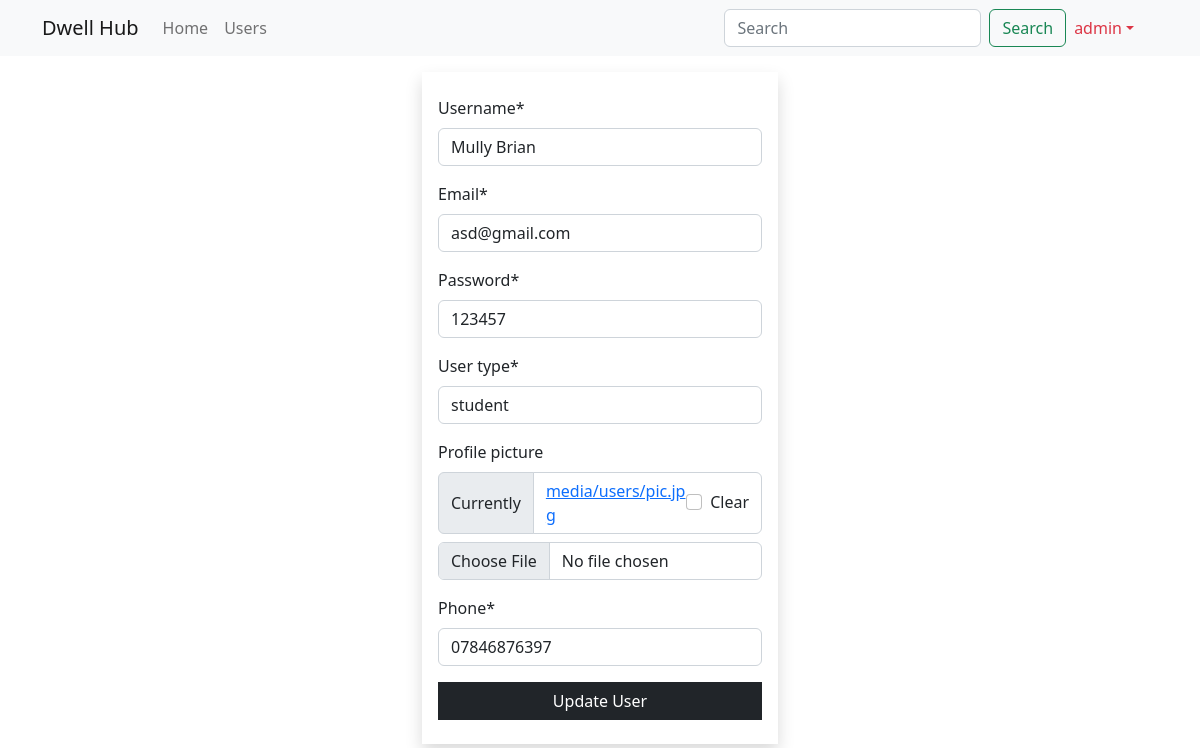
Before: /user/update/7 (signed in) with the older database file.
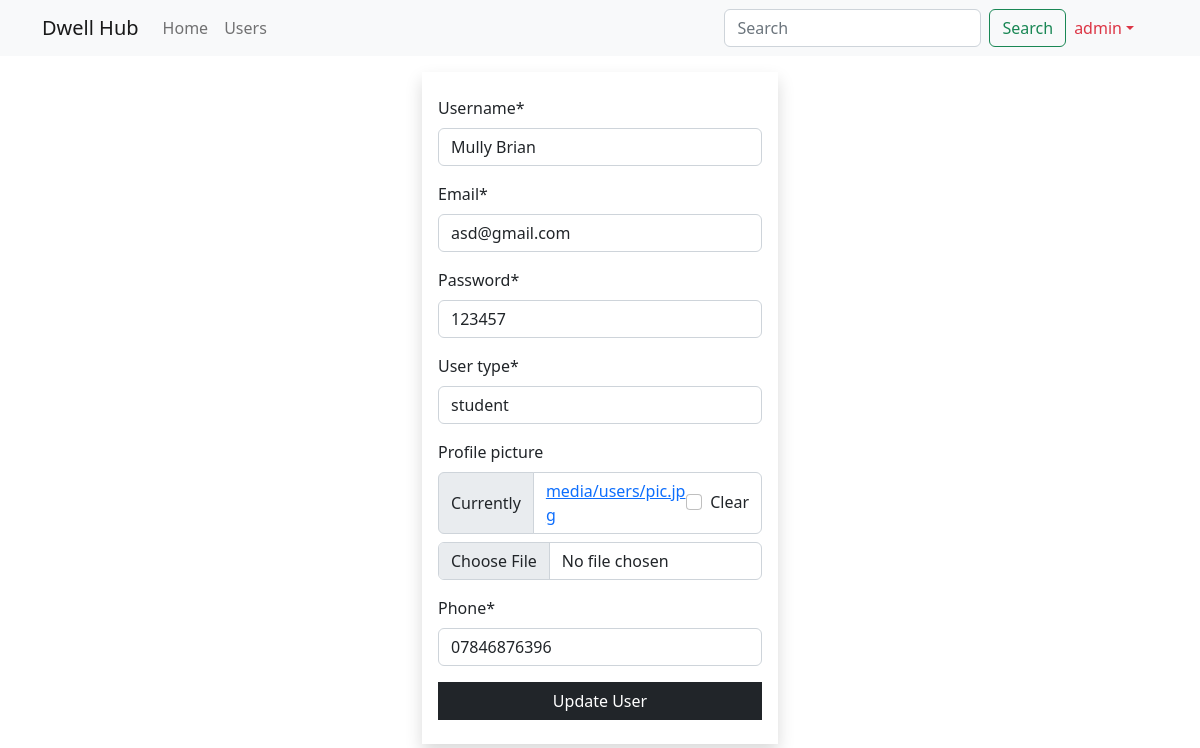
After: the same page with the newer database file.
### main_app/models.py (models this page shows, shortened)
class User(models.Model):
    username = models.CharField(max_length=100)
    email = models.EmailField(unique=True)
    password = models.CharField(max_length=100)
    user_type = models.CharField(max_length=50)
    profile_picture = models.ImageField(upload_to="media/users", blank=True, null=True)
    phone = models.CharField(max_length=100)
    reg_date = models.DateTimeField(auto_now_add=True)
    created_at = models.DateTimeField(auto_now_add=True)
    updated_at = models.DateTimeField(auto_now=True)

### main_app/views.py (the view)
# urls.py: path('user/update/<int:user_id>', views.user_update, name="update"),
@login_required
def user_update(request, user_id):
    user = get_object_or_404(User, pk=user_id)  # SELECT * FROM user WHERE id=1
    if request.method == "POST":
        form = UserForm(request.POST, request.FILES, instance=user)
        if form.is_valid():
            form.save()
            messages.success(request, "User updated successfully")
            return redirect('details', user_id)
    else:
        form = UserForm(instance=user)
    return render(request, 'update.html', {"form": form})

### main_app/app_forms.py
class UserForm(forms.ModelForm):
    class Meta:
        model = User
        fields = "__all__"

### templates/update.html (shortened to what this page needs)
{% extends 'base_template.html' %}
{% load crispy_forms_filters %}
{% block content %}
    {% include 'navbar.html' %}
	<div class="container">
    <div class="row justify-content-center">
        <div class="col-sm-4">
            <form action="{{ request.path }}" method="post" enctype="multipart/form-data" class="shadow py-4 px-3 mt-3">
                {{ form | crispy }}
                <button class="btn btn-dark rounded-0 w-100">Update User</button>
            </form>
        </div>
    </div>
</div>
{% endblock %}

Changed rows visible on the page:
changed User "Mully Brian": phone "07846876397" → "07846876396"
